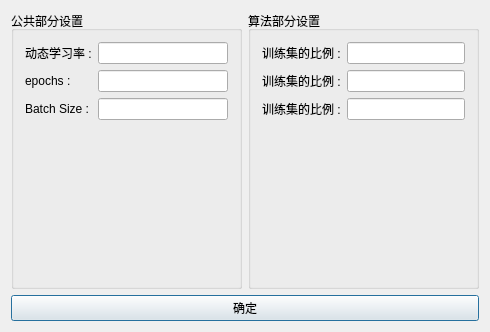
<?xml version="1.0" encoding="UTF-8"?>
<ui version="4.0">
 <class>Dialog</class>
 <widget class="QDialog" name="Dialog">
  <property name="geometry">
   <rect>
    <x>0</x>
    <y>0</y>
    <width>490</width>
    <height>332</height>
   </rect>
  </property>
  <property name="windowTitle">
   <string>Dialog</string>
  </property>
  <layout class="QVBoxLayout" name="verticalLayout">
   <item>
    <layout class="QHBoxLayout" name="horizontalLayout">
     <property name="rightMargin">
      <number>0</number>
     </property>
     <item>
      <widget class="QGroupBox" name="groupBox">
       <property name="title">
        <string>公共部分设置</string>
       </property>
       <layout class="QFormLayout" name="formLayout">
        <item row="0" column="0">
         <widget class="QLabel" name="label">
          <property name="text">
           <string>动态学习率 :</string>
          </property>
         </widget>
        </item>
        <item row="1" column="0">
         <widget class="QLabel" name="label_2">
          <property name="text">
           <string>epochs :</string>
          </property>
         </widget>
        </item>
        <item row="2" column="0">
         <widget class="QLabel" name="label_3">
          <property name="text">
           <string>Batch Size :</string>
          </property>
         </widget>
        </item>
        <item row="0" column="1">
         <widget class="QLineEdit" name="lr_lineedit"/>
        </item>
        <item row="1" column="1">
         <widget class="QLineEdit" name="epochs_lineedit"/>
        </item>
        <item row="2" column="1">
         <widget class="QLineEdit" name="batch_size_linedit"/>
        </item>
       </layout>
      </widget>
     </item>
     <item>
      <widget class="QGroupBox" name="groupBox_3">
       <property name="title">
        <string>算法部分设置</string>
       </property>
       <layout class="QFormLayout" name="formLayout_2">
        <item row="0" column="0">
         <widget class="QLabel" name="in_label">
          <property name="text">
           <string>训练集的比例 :</string>
          </property>
         </widget>
        </item>
        <item row="1" column="0">
         <widget class="QLabel" name="up_label">
          <property name="text">
           <string>训练集的比例 :</string>
          </property>
         </widget>
        </item>
        <item row="2" column="0">
         <widget class="QLabel" name="ksn_label">
          <property name="text">
           <string>训练集的比例 :</string>
          </property>
         </widget>
        </item>
        <item row="0" column="1">
         <widget class="QLineEdit" name="in_lineedit"/>
        </item>
        <item row="1" column="1">
         <widget class="QLineEdit" name="up_lineedit"/>
        </item>
        <item row="2" column="1">
         <widget class="QLineEdit" name="ksn_linedit"/>
        </item>
       </layout>
      </widget>
     </item>
    </layout>
   </item>
   <item>
    <widget class="QPushButton" name="ok_btn">
     <property name="text">
      <string>确定</string>
     </property>
    </widget>
   </item>
  </layout>
 </widget>
 <layoutdefault spacing="6" margin="11"/>
 <resources/>
 <connections/>
</ui>
